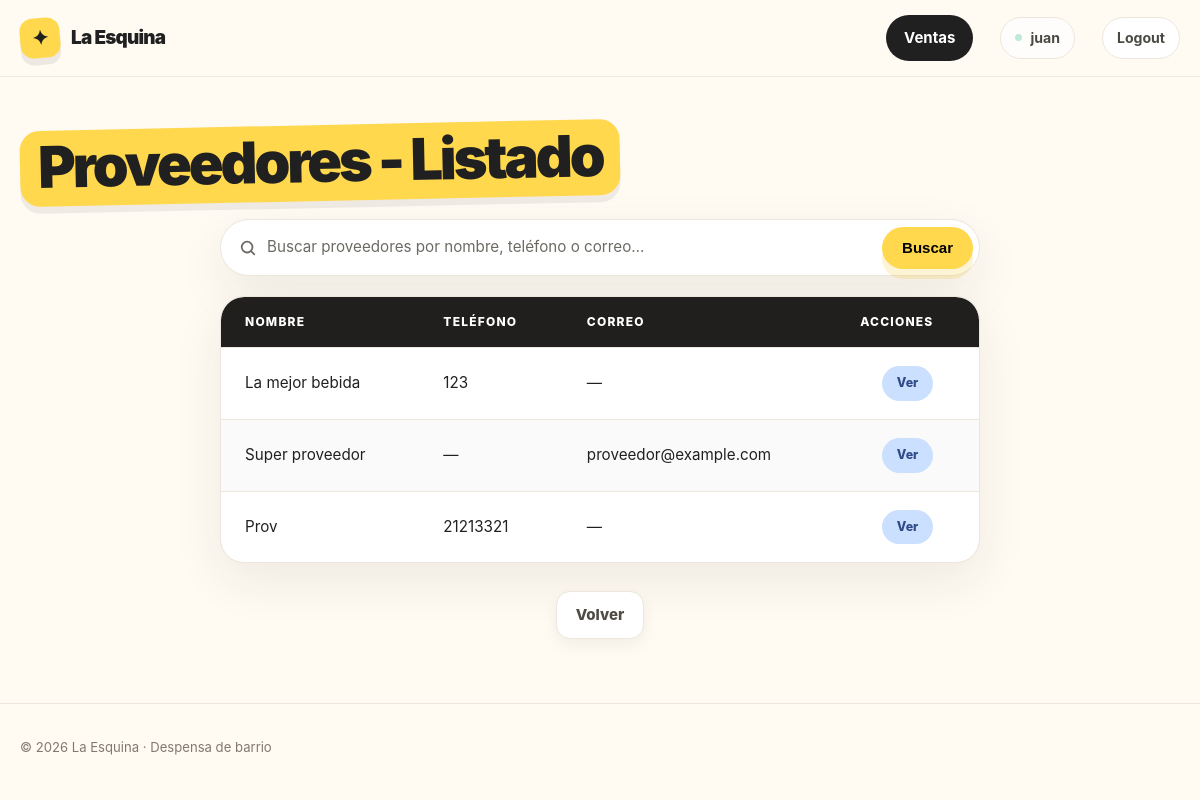
Page /ventas/proveedor/ (signed in) on the committed database.
### ventas/models/proveedor.py (models this page shows, shortened)
class Proveedor(models.Model):
    nombre = models.CharField(unique=True)
    telefono = models.CharField(blank=True)
    email = models.EmailField(blank=True)
    class Meta:
        verbose_name = "Proveedor"
        verbose_name_plural = "Proveedores"

### ventas/views/proveedor.py (the view)
# urls.py: path("proveedor/", ProveedorList.as_view(), name="proveedor_list"),
class ProveedorList(ListView):
    model = Proveedor
    context_object_name = "proveedores"
    def get_queryset(self) -> QuerySet:
        busqueda = self.request.GET.get("busqueda", "").strip()
        proveedores = Proveedor.objects.all()
        if busqueda:
            proveedores = proveedores.filter(
                Q(nombre__icontains=busqueda)
                | Q(telefono__icontains=busqueda)
                | Q(email__icontains=busqueda)
            )
        return proveedores

### ventas/templates/ventas/proveedor_list.html (shortened to what this page needs)
{% extends "core/base.html" %}
{% load static %}
{% block styles %}
    <link rel="stylesheet" href="{% static 'core/css/table.css' %}" />
    <link rel="stylesheet" href="{% static 'core/css/search.css' %}" />
{% endblock styles %}
{% block content %}
    <div class="container section">
        <div class="page-head">
            <h1 class="page-title">Proveedores - Listado</h1>
        </div>
        {% include "core/partials/search.html" with placeholder="Buscar proveedores por nombre, teléfono o correo…" label="Buscar proveedores" clear_url="ventas:proveedor_list" %}
        <table class="data-table">
            <thead>
                <tr>
                    <th>Nombre</th>
                    <th>Teléfono</th>
                    <th>Correo</th>
                    <th>Acciones</th>
                </tr>
            </thead>
            <tbody>
                {% for proveedor in proveedores %}
                    <tr>
                        <td>{{ proveedor.nombre }}</td>
                        <td>{{ proveedor.telefono|default:"—" }}</td>
                        <td>{{ proveedor.email|default:"—" }}</td>
                        <td class="table-actions">
                            <a class="table-action table-action--view"
                               href="{% url 'ventas:proveedor_detail' proveedor.pk %}">Ver</a>
                        </td>
                    </tr>
                {% empty %}
                    <tr>
                        <td class="table-empty" colspan="4">No hay proveedores disponibles.</td>
                    </tr>
                {% endfor %}
            </tbody>
        </table>
        <div class="page-actions">
            <a class="button button-secondary" href="{% url 'ventas:home' %}">Volver</a>
        </div>
    </div>
{% endblock content %}

### core/templates/core/partials/header.html (shortened to what this page needs)
<div class="nav">
    <div class="container nav-inner">
        <a href="/" class="brand" aria-label="La Esquina, inicio">
            <span class="brand-mark">✦</span>
            <span>La Esquina</span>
        </a>
        <nav class="nav-links" aria-label="Navegación principal">
            {% if user.is_authenticated %}
                <a href="{% url 'ventas:home' %}" class="nav-cta">Ventas</a>
                <span class="nav-user">{{ user.username }}</span>
                <form action="{% url 'core:logout' %}" method="post">
                    <button class="nav-logout" type="submit">Logout</button>
                </form>
            {% else %}
                <a href="{% url 'core:login' %}" class="nav-cta">Acceder</a>
            {% endif %}
        </nav>
    </div>
</div>

### core/static/core/css/base.css (style rules this page uses)
:root { --bg: #fffaf2; --surface: #fff; --ink: #202020; --muted: #6d6a64; --line: #ece6dc; --yellow: #ffd84d; --coral: #ff806f; --mint: #bfe9d7; --blue: #cbdfff; --pink: #ffd3df; --shadow: 0 18px 50px rgba(32, 32, 32, 0.08); }
* { box-sizing: border-box; margin: 0; padding: 0; }
html { scroll-behavior: smooth; }
body { font-family: Inter, ui-sans-serif, system-ui, -apple-system, BlinkMacSystemFont, "Segoe UI", sans-serif; background: var(--bg); color: var(--ink); line-height: 1.5; display: flex; flex-direction: column; min-height: 100vh; }
a { color: inherit; text-decoration: none; }
.container { width: min(1160px, calc(100% - 40px)); margin: 0 auto; }

### core/static/core/css/nav.css (style rules this page uses)
.nav { position: sticky; top: 0; z-index: 20; background: rgba(255, 250, 242, 0.9); backdrop-filter: blur(14px); border-bottom: 1px solid rgba(236, 230, 220, 0.8); }
.nav-inner { min-height: 76px; display: flex; align-items: center; justify-content: space-between; gap: 24px; }
.brand { display: inline-flex; align-items: center; gap: 11px; font-weight: 900; font-size: 1.18rem; letter-spacing: -0.04em; }
.brand-mark { width: 40px; height: 40px; display: grid; place-items: center; border-radius: 13px; background: var(--yellow); transform: rotate(-5deg); font-size: 1.25rem; box-shadow: 0 7px 0 rgba(32, 32, 32, 0.08); }
.nav-links { display: flex; align-items: center; gap: 27px; color: #4b4944; font-size: 0.94rem; font-weight: 700; }
.nav-cta { padding: 12px 18px; border-radius: 999px; background: var(--ink); color: #fff; transition: transform 0.2s ease, background 0.2s ease; }
.nav-links .nav-cta, .nav-links .nav-cta:hover { color: #fff; }
.nav-user { display: inline-flex; align-items: center; gap: 8px; padding: 9px 14px; border: 1px solid var(--line); border-radius: 999px; background: rgba(255, 255, 255, 0.72); color: #4b4944; font-size: 0.88rem; font-weight: 750; }
.nav-user::before { width: 7px; height: 7px; border-radius: 50%; background: var(--mint); content: ""; }
.nav-links form { display: flex; }
.nav-logout { padding: 9px 14px; border: 1px solid var(--line); border-radius: 999px; background: var(--surface); color: #4b4944; font: inherit; font-size: 0.88rem; font-weight: 750; cursor: pointer; transition: transform 0.2s ease, box-shadow 0.2s ease, border-color 0.2s ease; }

### core/static/core/css/components.css (style rules this page uses)
.page-title { display: inline-block; margin-bottom: 18px; padding: 6px 18px 10px; border-radius: 20px; background: var(--yellow); box-shadow: 0 7px 0 rgba(32, 32, 32, 0.07); font-size: clamp(2.3rem, 5.5vw, 3.6rem); font-weight: 950; line-height: 1.05; letter-spacing: -0.055em; transform: rotate(-1.2deg); }
.button { display: inline-flex; align-items: center; justify-content: center; gap: 9px; min-height: 48px; padding: 0 19px; border-radius: 14px; border: 1px solid transparent; font-size: 0.94rem; font-weight: 850; transition: transform 0.2s ease, box-shadow 0.2s ease; }
.button-secondary { background: var(--surface); border-color: var(--line); color: #4f4c46; box-shadow: 0 6px 16px rgba(32, 32, 32, 0.06); }
.page-actions { display: flex; justify-content: center; gap: 12px; }
.page-head { display: flex; align-items: center; justify-content: space-between; flex-wrap: wrap; gap: 16px; margin-bottom: 18px; }
.page-head .page-title { margin-bottom: 0; }
.section { padding: 48px 0; }

### rows in the picture
Proveedor: nombre "La mejor bebida", telefono "123", email "—"
Proveedor: nombre "Super proveedor", telefono "—", email "proveedor@example.com"
Proveedor: nombre "Prov", telefono "21213321", email "—"

### other values in the picture
{{ user.username }} "juan"
